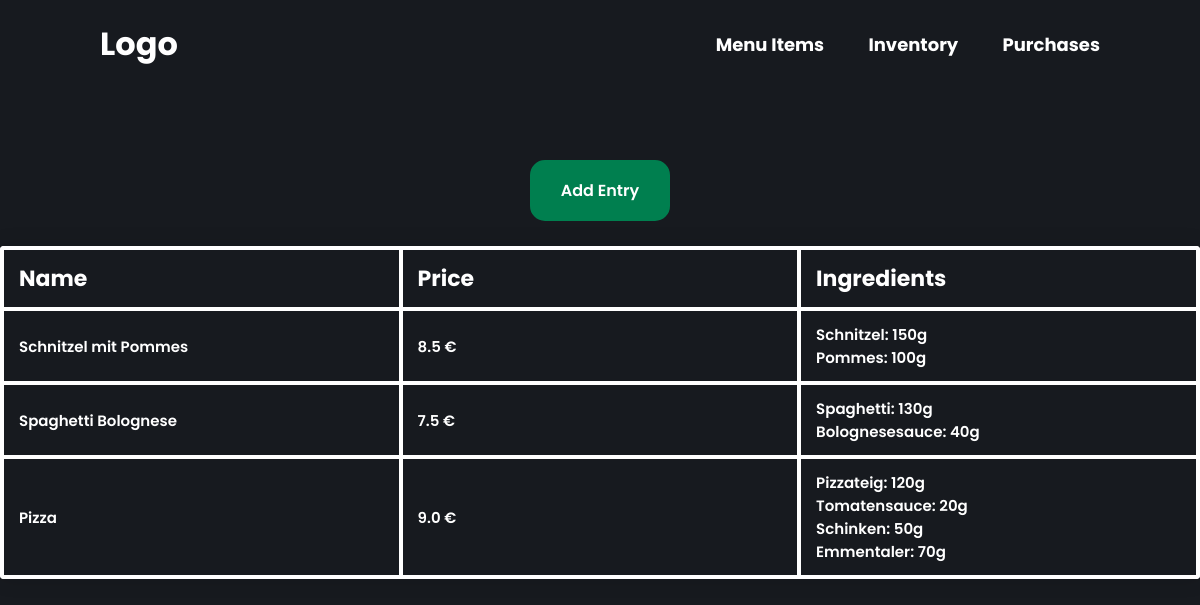
The app's page /menu-items/, older data.
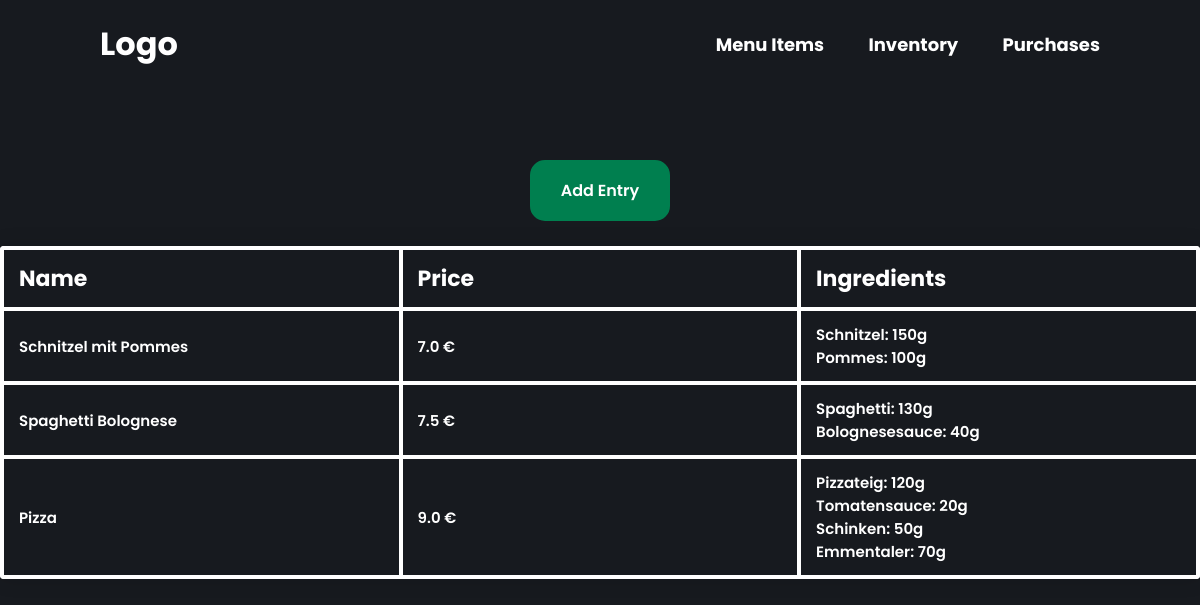
The same page, newer data.
### restaurant/models.py (models this page shows, shortened)
class MenuItem(models.Model):
    menu_name = models.CharField(max_length=100)
    menu_price = models.FloatField(default=0)
    menu_ingredients = models.JSONField(default=0, null=True)

### restaurant/views.py (the view)
# urls.py: path('menu-items/', views.MenuItemsList.as_view(), name='menu_items'),
class MenuItemsList(TemplateView):
    template_name = "menu_item_table.html"
    def get_context_data(self, **kwargs: Any) -> dict[str, Any]:
        context = super().get_context_data(**kwargs)
        menu_items = MenuItem.objects.all()
        context["data"] = menu_items
        context["columns"] = ["Name", "Price", "Ingredients"]
        return context

### templates/menu_item_table.html (shortened to what this page needs)
{% extends 'base.html' %}
{% load static %}
{% block content %}
<div class="table--container">
    <a href="{% url 'menu_items_create' %}" class="create--entry--button">Add Entry</a>
    <table class="content-table">
        <thead>
            <tr>
                {% for column_name in columns %}
                <th>{{ column_name }}</th>
                {% endfor %}
            </tr>
        </thead>
        <tbody>
            {% for menu in data %}
            <tr class="clickable-row" data-href="{% url 'menu_items_update' menu.id %}">
                <td>
                    {{ menu.menu_name }}
                </td>
                <td>{{ menu.menu_price }} €</td>
                <td>
                    <ul>
                        {% for key, value in menu.menu_ingredients.ingredients.items %}
                        <li>{{key}}: {{value}}g</li>
                        {% endfor %}
                    </ul>
                </td>
            </tr>
            {% empty %}
            <h1>No Menu Items Yet</h1>
            {% endfor %}
        </tbody>
    </table>
</div>
{% endblock %}

Row changes from the older to the newer data that the page shows:
changed MenuItem "Schnitzel mit Pommes": menu_price "8.5" → "7.0"
